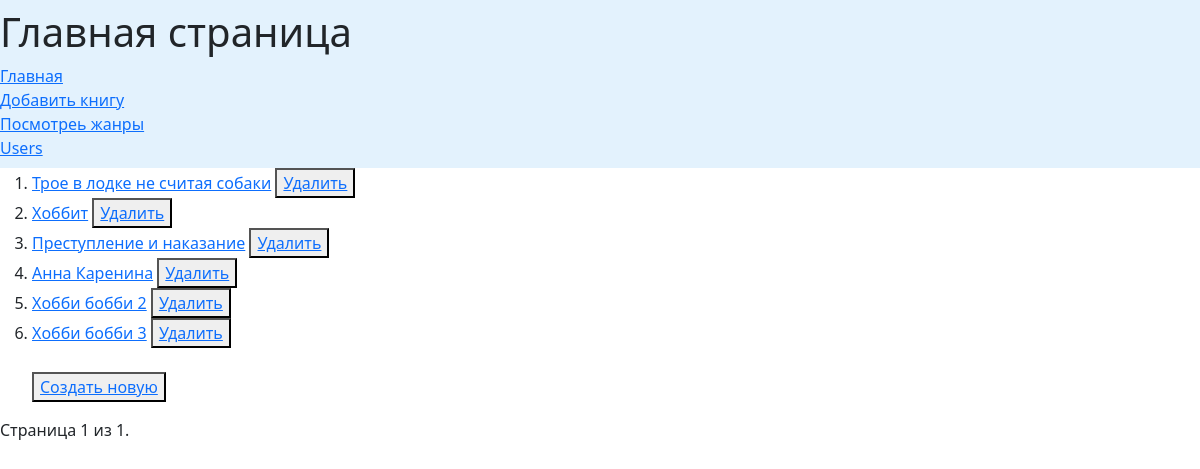
The app's page / (signed in) with its own data.
### books/models.py (models this page shows, shortened)
class Book(models.Model):
    name = models.CharField(
        'Название книги', max_length=150, default='', null=True)
    slug = models.CharField('slug', max_length=150, default="", blank=True)
    is_published = models.BooleanField('Опубликовано', default=False)
    pub_date = models.DateTimeField('Дата заполнения', default=timezone.now,
                                    blank=True)
    genre = models.ForeignKey(
        'Genre', on_delete=models.CASCADE, default='Без категории', verbose_name="Жанры")
    class Meta:
        verbose_name = 'Книга'
        verbose_name_plural = 'Книги'

### books/views.py (the view)
# urls.py: path('', ListBooks.as_view(), name='book_all'),
class ListBooks(DataMixin, ListView):
    model = Book
    template_name = "pages/book_all.html"
    paginate_by = 10
    fields = '__all__'
    context_object_name = "books"
    def get_context_data(self, *, object_list=None, **kwargs):
        context = super().get_context_data(**kwargs)
        c_def = self.get_user_context(title="Главная страница")
        return dict(list(context.items()) + list(c_def.items()))
    def get_queryset(self):
        return Book.objects.filter(is_published=True)

### books/utils.py (called while the page is built)
    def get_user_context(self, **kwargs):
        user_menu = menu.copy()
        if not self.request.user.is_authenticated:
            user_menu.pop(3)
        context = kwargs
        genre = Genre.objects.all()
        context['menu'] = user_menu
        context['genre'] = genre
        return context

### templates/pages/book_all.html (shortened to what this page needs)
{% extends 'base.html' %}
{% block content %}
        <ol>
        {% for book in books %}
            <li>
                <a href="{% url 'books:book_update' book.pk %}">{{ book.name }}</a>
                <button type="button">
                    <a href="{% url 'books:book_delete' book.pk %}">Удалить</a>
                </button>
            </li>
        {% endfor %}
        <br>
        <button type="button">
            <a href="{% url 'books:book_create'%}">Создать новую</a>
        </button>
        </ol>
        Страница {{ page_obj.number }} из {{ page_obj.paginator.num_pages }}.
{% endblock content%}

### records on screen
Book: name "Трое в лодке не считая собаки"
Book: name "Хоббит"
Book: name "Преступление и наказание"
Book: name "Анна Каренина"
Book: name "Хобби бобби 2"
Book: name "Хобби бобби 3"

### other values on screen
{{ title }} "Главная страница"
{{ item_menu.title }} "Главная" "Добавить книгу" "Посмотреь жанры" "Users"
{{ page_obj.number }} "1"
{{ page_obj.paginator.num_pages }} "1"
